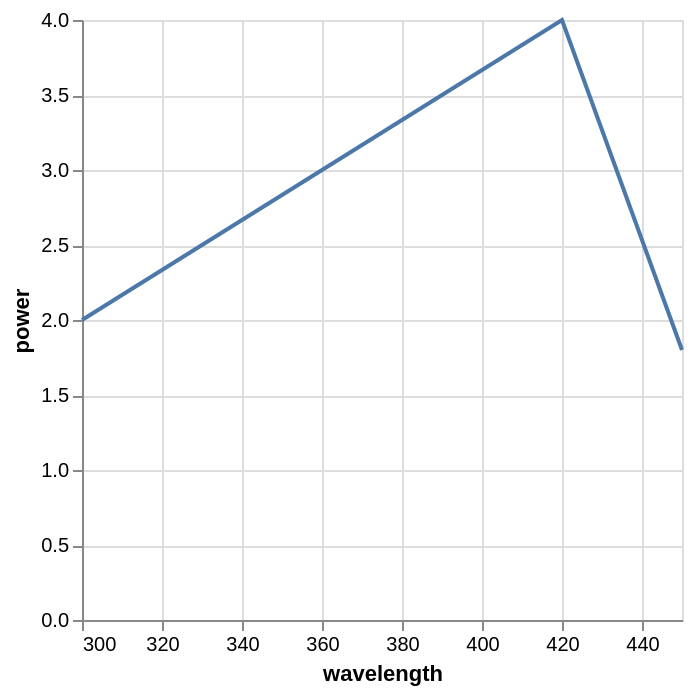

The Vega-Lite source for this figure:
### Vega-Lite specification from a JSON file in a GitHub repository (floating-point values rounded to 4 significant figures)
{"$schema": "https://vega.github.io/schema/vega-lite/v3.json", "data": {"values": [{"wavelength": 250, "power": 1}, {"wavelength": 300, "power": 2}, {"wavelength": 420, "power": 4}, {"wavelength": 450, "power": 1.8}, {"wavelength": 500, "power": 1.1}]}, "transform": [{"filter": {"field": "wavelength", "range": [300, 450]}}], "mark": "line", "encoding": {"x": {"field": "wavelength", "type": "quantitative", "scale": {"domain": [300, 450]}}, "y": {"field": "power", "type": "quantitative"}}}
